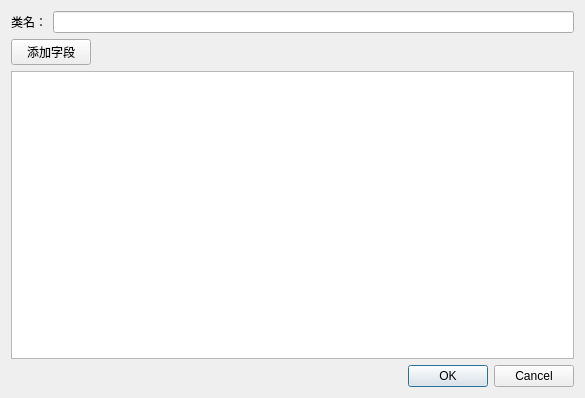
<?xml version="1.0" encoding="UTF-8"?>
<ui version="4.0">
 <class>EditClassTypeDlg</class>
 <widget class="QDialog" name="EditClassTypeDlg">
  <property name="geometry">
   <rect>
    <x>0</x>
    <y>0</y>
    <width>585</width>
    <height>398</height>
   </rect>
  </property>
  <property name="windowTitle">
   <string>EditClassTypeDlg</string>
  </property>
  <layout class="QGridLayout" name="gridLayout">
   <item row="0" column="0">
    <layout class="QVBoxLayout" name="verticalLayout">
     <item>
      <layout class="QHBoxLayout" name="horizontalLayout">
       <item>
        <widget class="QLabel" name="label">
         <property name="text">
          <string>类名：</string>
         </property>
        </widget>
       </item>
       <item>
        <widget class="QLineEdit" name="lineEdit_ClassAnno"/>
       </item>
      </layout>
     </item>
     <item>
      <layout class="QHBoxLayout" name="horizontalLayout_2">
       <item>
        <widget class="QPushButton" name="pushButton_AddField">
         <property name="text">
          <string>添加字段</string>
         </property>
        </widget>
       </item>
       <item>
        <spacer name="horizontalSpacer">
         <property name="orientation">
          <enum>Qt::Horizontal</enum>
         </property>
         <property name="sizeHint" stdset="0">
          <size>
           <width>40</width>
           <height>20</height>
          </size>
         </property>
        </spacer>
       </item>
      </layout>
     </item>
     <item>
      <widget class="QTableWidget" name="tableWidget"/>
     </item>
     <item>
      <widget class="QDialogButtonBox" name="buttonBox">
       <property name="standardButtons">
        <set>QDialogButtonBox::Cancel|QDialogButtonBox::Ok</set>
       </property>
      </widget>
     </item>
    </layout>
   </item>
  </layout>
 </widget>
 <layoutdefault spacing="6" margin="11"/>
 <resources/>
 <connections/>
</ui>
